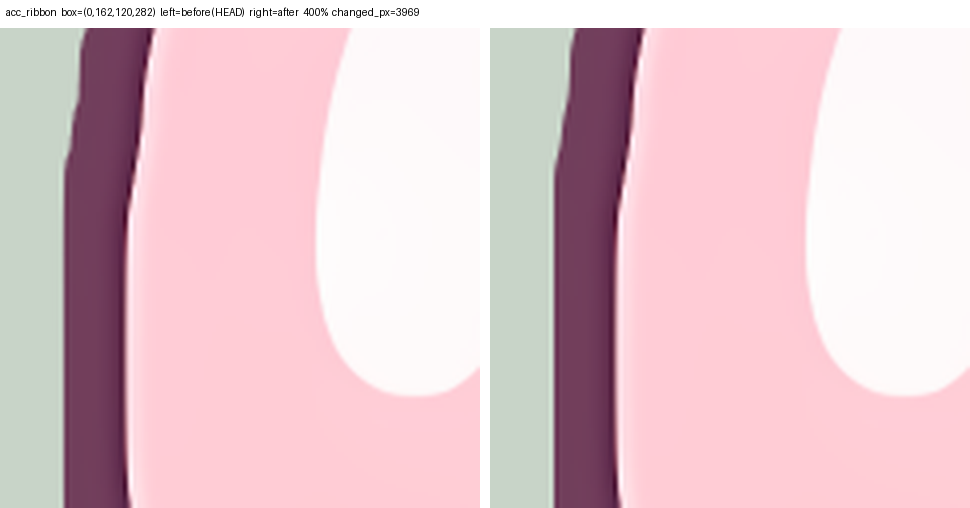
#> input picture docs/v3/qa/v3-review12/parts/acc_ribbon_400.png, 970 x 508 px; its folder holds only this picture in this run
$ python skin_outside_enc.py ../../docs/v3/qa/v3-review12/parts/acc_ribbon_400.png ../../docs/v3/qa/v3-review12/parts/acc_star_400.png
#> lines starting #> are read from the running program, lines starting #| are printed output that depends on the picture; after the words box and inside, x2 and y2 are one past the last pixel; in counts of white or black regions, pixels touching at a corner belong together
"""check_skin_outside 용 '층 색칠' 사이트 만들기.
dist/ 를 통째로 복사한 뒤, 복사본의 v3-demo/parts 에서
  몸(body_*)  → 살·밝은 부분 순수 파랑(0,0,255), 진한 외곽선 어두운 파랑(0,0,140)
  옷(basic_*, 흔드는 팔 옷 포함) → 순수 빨강(255,0,0)
  그 밖의 층(팔 아래·손·눈·소품) → 초록(0,160,0)
  hair_*  → 원래 색 그대로(머리 뒤 층에 구워진 흰/살색 몸통 조각을 찾으려고)
으로 칠한다. 원본 dist/ 와 public/ 은 건드리지 않는다.
사용: python3 tools/v3/skin_outside_enc.py <dist 폴더> <출력 루트>   (예: dist /tmp/encroot)
그 뒤: python3 -m http.server 4181 -d /tmp/encroot  → http://localhost:4181/siha-sticker-book/v3-demo/"""
import sys,shutil,os,glob,numpy as np
from PIL import Image
src,root=sys.argv[1],sys.argv[2]
dst=os.path.join(root,'siha-sticker-book'); shutil.rmtree(root,ignore_errors=True); shutil.copytree(src,dst)
for f in glob.glob(os.path.join(dst,'v3-demo/parts/*.png')):
    n=os.path.basename(f)
    if n.startswith('body_'): col=(0,0,255)
    elif n.startswith('basic_'): col=(255,0,0)
    elif n.startswith('hair_'): continue
    else: col=(0,160,0)   # 팔 아래·손·얼굴·소품 등 다른 층 = 초록(살색으로 오인하지 않게)
    a=np.array(Image.open(f).convert('RGBA')); dark=a[...,:3].astype(int).sum(-1)<420
#> after `dark = a[..., :3].astype(int).sum(-1) < 420`:
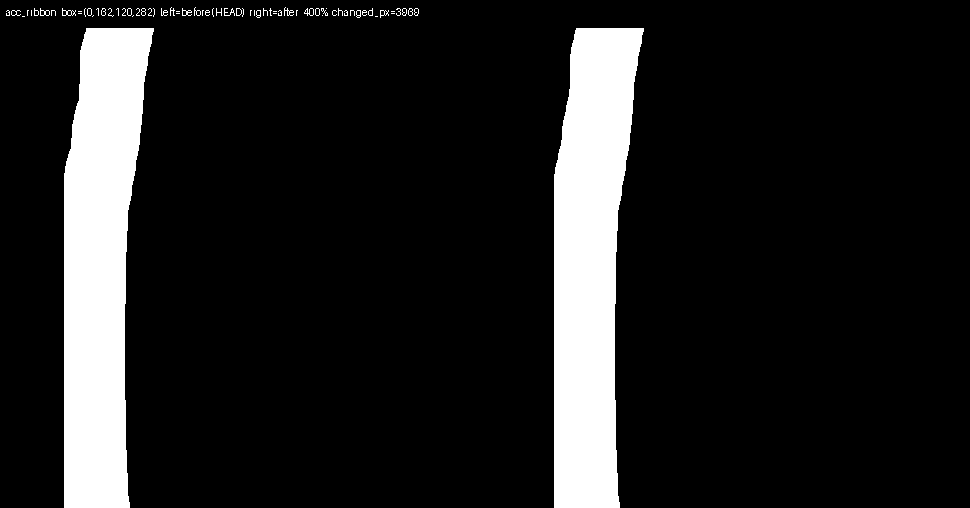
#> dark: shape (508, 970) bool; 12.7% white; 70 white regions (52 under 20 px), largest, box (x1, y1, x2, y2) and area: (64, 28, 154, 508) 30905, (554, 28, 644, 508) 30894, (62, 8, 76, 16) 43
    a[...,:3]=col; a[...,3]=np.where(a[...,3]>0,255,0)
#> after `a[..., :3] = col`:
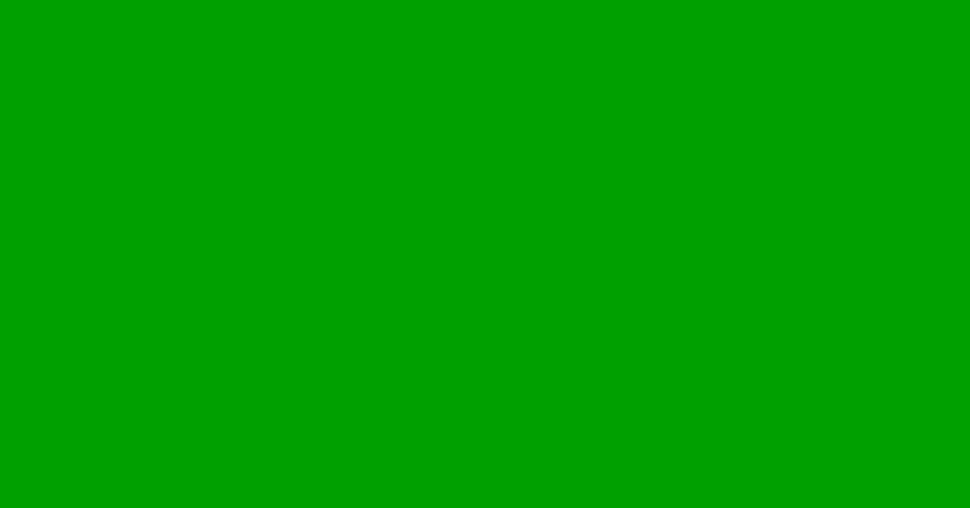
#> a: shape (508, 970, 4); mean R, G, B, A 0, 160, 0, 255
    if col==(0,0,255): a[...,:3][dark]=(0,0,140)   # 몸의 진한 외곽선 = 어두운 파랑(살 아님)
    Image.fromarray(a).save(f)
print('ok',dst)
